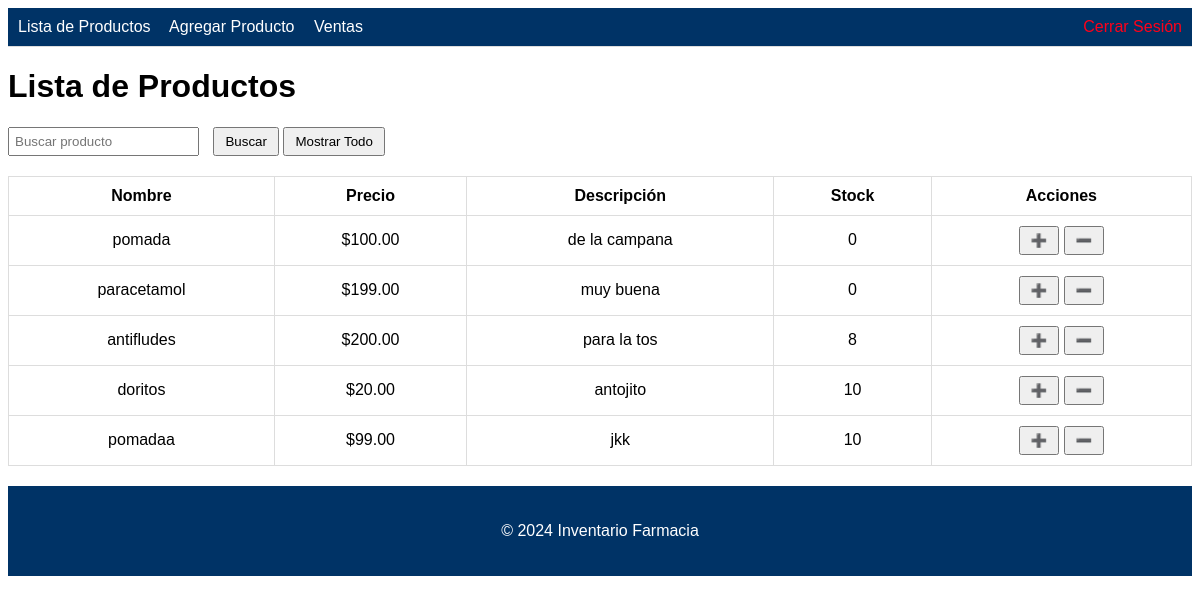
/lista_productos/ (signed in), run on an earlier commit of the app's database.
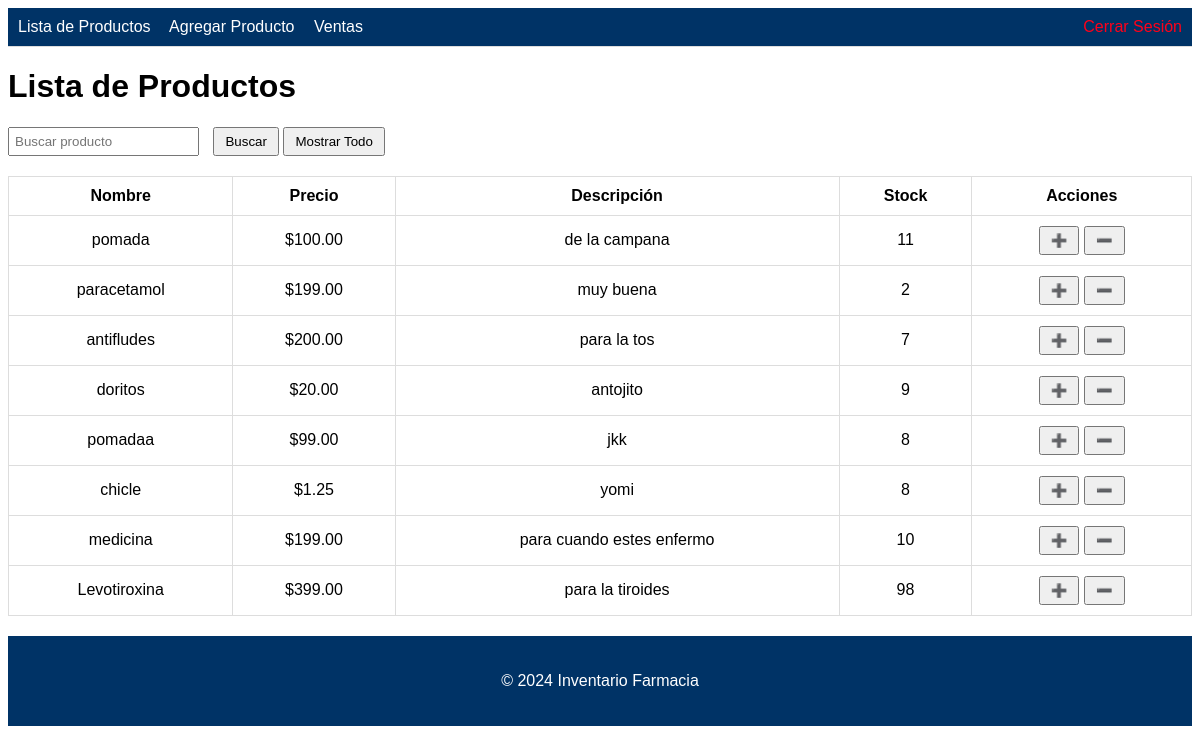
And on a later commit of the database.
### productos/models.py (models this page shows, shortened)
class Producto(models.Model):
    nombre = models.CharField(max_length=200,unique=True)
    descripcion = models.TextField()
    precio = models.DecimalField(max_digits=10, decimal_places=2)
    stock = models.IntegerField(default=0)

### productos/views.py (the view)
# urls.py: path('lista_productos/', views.lista_productos, name='lista_productos'),
@login_required
def lista_productos(request):
    query = request.GET.get('q', '')
    if query:
        productos = Producto.objects.filter(nombre__icontains=query)
    else:
        productos = Producto.objects.all()
    return render(request, 'productos/lista_productos.html', {'productos': productos})

### productos/templates/productos/lista_productos.html (shortened to what this page needs)
<!DOCTYPE html>
<html lang="es">
<head>
</head>
<body>
    <header style="background-color: #003366; padding: 10px; display: flex; justify-content: space-between; align-items: center; border-bottom: 1px solid #ddd;">
        <nav>
            <a href="{% url 'productos:lista_productos' %}" style="margin-right: 15px; text-decoration: none; color: #ffffff;">Lista de Productos</a>
            <a href="{% url 'productos:inventario' %}" style="margin-right: 15px; text-decoration: none; color: #ffffff;">Agregar Producto</a>
            <a href="{% url 'productos:ventas' %}" style="margin-right: 15px; text-decoration: none; color: #ffffff;">Ventas</a>
        </nav>
        <a href="{% url 'productos:logout' %}" style="text-decoration: none; color: #ff0019;">Cerrar Sesión</a>
    </header>
    <h1>Lista de Productos</h1>
    <form method="get">
        <input type="text" name="q" placeholder="Buscar producto" value="{{ request.GET.q }}">
        <button type="submit">Buscar</button>
        <a href="{% url 'productos:lista_productos' %}"><button type="button">Mostrar Todo</button></a>
    </form>
    <table>
        <thead>
            <tr>
                <th>Nombre</th>
                <th>Precio</th>
                <th>Descripción</th>
                <th>Stock</th>
                <th>Acciones</th>
            </tr>
        </thead>
        <tbody>
            {% for producto in productos %}
            <tr>
                <td>{{ producto.nombre }}</td>
                <td>${{ producto.precio }}</td>
                <td>{{ producto.descripcion }}</td>
                <td>{{ producto.stock }}</td>
                <td>
                    <form action="{% url 'productos:incrementar_stock' producto.id %}" method="post" style="display:inline;">
                        <button type="submit">➕</button>
                    </form>
                    <form action="{% url 'productos:disminuir_stock' producto.id %}" method="post" style="display:inline;">
                        <button type="submit">➖</button>
                    </form>
                </td>
            </tr>
            {% endfor %}
        </tbody>
    </table>
    <footer>
        <p>&copy; 2024 Inventario Farmacia</p>
    </footer>
</body>
</html>

### productos/templates/productos/lista_productos.html (style rules this page uses)
body { font-family: Arial, sans-serif; }
table { width: 100%; border-collapse: collapse; margin-top: 20px; }
th, td { padding: 10px; border: 1px solid #ddd; text-align: center; }
form input { padding: 5px; margin-right: 10px; }
button { padding: 5px 10px; }
footer { text-align: center; padding: 20px; background-color: #003366; color: white; margin-top: 20px; }

What changed in the data, as far as the page shows it:
changed Producto "pomada": stock "0" → "11"
changed Producto "paracetamol": stock "0" → "2"
changed Producto "antifludes": stock "8" → "7"
changed Producto "doritos": stock "10" → "9"
changed Producto "pomadaa": stock "10" → "8"
added Producto: nombre "chicle", precio "1.25", descripcion "yomi", stock "8"
added Producto: nombre "medicina", precio "199.00", descripcion "para cuando estes enfermo", stock "10"
added Producto: nombre "Levotiroxina", precio "399.00", descripcion "para la tiroides", stock "98"
